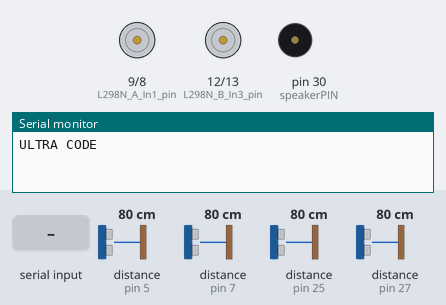
Bench run of a sketch on a simulated Arduino Mega 2560, built with avr-gcc and run on an emulated ATmega2560. On the bench: motor-driver pin pairs drawn as motors (green arrow = first pin HIGH = forward, orange = second pin HIGH = backward, longer = more drive), buzzer (waves = sounding), the last lines printed to the serial monitor. The test bench sets the inputs (shaded band); at power-on: distance to the obstacle (sensors on pin 25, pin 5, pin 7, pin 27) 80 cm. The echo pulse lasts 58.3 µs per cm.

Above: at 1.2 s.
1.3 s: "a" received over the second serial link
At 2.5 s:
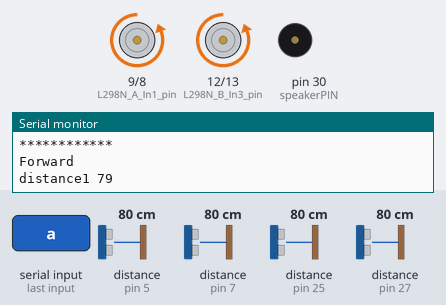
2.9 s: distance to the obstacle (sensor on pin 25) set to 13 cm
4.4 s: distance to the obstacle (sensor on pin 25) set to 10 cm
At 5.0 s:
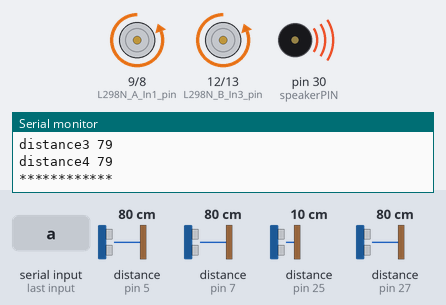
At 5.7 s:
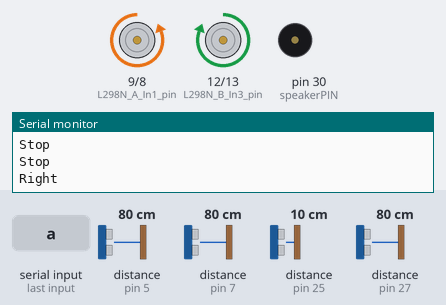
7.4 s: distance to the obstacle (sensor on pin 5) set to 24 cm
10.4 s: distance to the obstacle (sensor on pin 5) set to 19 cm
13.4 s: distance to the obstacle (sensor on pin 7) set to 2 cm
At 14.4 s:
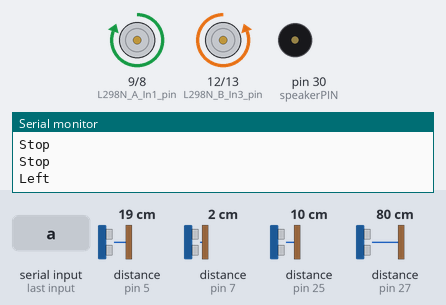
Timing chart, 0 to 17.4 s (numbered marks = the images above; inputs shaded):
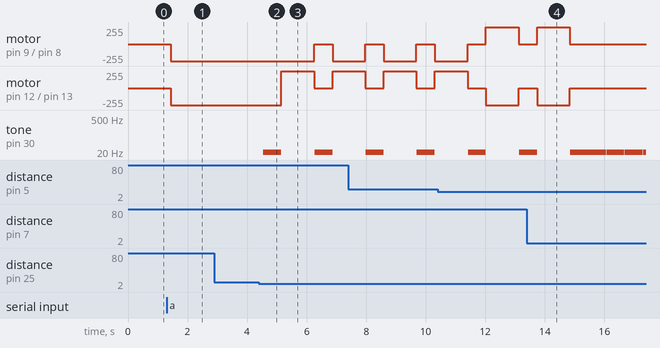

Measured:
- the behaviour switches between 12 and 11 cm on distance to the obstacle (sensor on pin 25) (found by bisection; images 1 and 2)
- after the input at 1.3 s, motor on pin 9 (L298N_A_In1_pin) / pin 8 (L298N_A_In2_pin), motor on pin 12 (L298N_B_In3_pin) / pin 13 (L298N_B_In4_pin): stopped → backward 255/255 after 0.14 s
- after the input at 4.4 s, motor on pin 9 (L298N_A_In1_pin) / pin 8 (L298N_A_In2_pin): backward 255/255 → stopped after 1.8 s, → backward 255/255 0.62 s later; motor on pin 12 (L298N_B_In3_pin) / pin 13 (L298N_B_In4_pin): backward 255/255 → forward 255/255 after 0.75 s, → stopped 1.1 s later, → forward 255/255 0.62 s later
- after the input at 13.4 s, motor on pin 9 (L298N_A_In1_pin) / pin 8 (L298N_A_In2_pin), motor on pin 12 (L298N_B_In3_pin) / pin 13 (L298N_B_In4_pin): goes on until 14.8 s, then stays stopped

The sketch:

Arduino_Mega.ino
```cpp
String readString;

int L298N_A_In1_pin = 9;
int L298N_A_In2_pin = 8;

int L298N_B_In3_pin = 12;
int L298N_B_In4_pin = 13;

// buzzer pin
int speakerPIN = 30;

//sensor 1
const int frontRighttrigPin = 26;
const int frontRightechoPin = 27;


//sensor 2
const int frontlefttrigPin = 24;
const int frontleftechoPin = 25;

//sensor 3
const int RighttrigPin = 4;
const int RightechoPin = 5;

//sensor 4
const int lefttrigPin = 6;
const int leftechoPin = 7;

// Finding Distance of Object
long duration1;
long duration2;
long duration3;
long duration4;
int distance1;
int distance2;
int distance3;
int distance4;

int automode = 0;

void setup() {

  Serial2.begin(9600);
  Serial.begin(9600);

  pinMode(L298N_A_In1_pin, OUTPUT);
  pinMode(L298N_A_In2_pin, OUTPUT);
  pinMode(L298N_B_In3_pin, OUTPUT);
  pinMode(L298N_B_In4_pin, OUTPUT);

  digitalWrite(L298N_A_In1_pin, LOW);
  digitalWrite(L298N_A_In2_pin, LOW);
  digitalWrite(L298N_B_In3_pin, LOW);
  digitalWrite(L298N_B_In4_pin, LOW);

  Serial.println("ULTRA CODE ");
  pinMode(frontRighttrigPin, OUTPUT); // Sets the trigPin as an Output
  pinMode(frontRightechoPin, INPUT); // Sets the echoPin as an Input

  pinMode(frontlefttrigPin, OUTPUT); // Sets the trigPin as an Output
  pinMode(frontleftechoPin, INPUT); // Sets the echoPin as an Input

  pinMode(RighttrigPin, OUTPUT); // Sets the trigPin as an Output
  pinMode(RightechoPin, INPUT); // Sets the echoPin as an Input

  pinMode(lefttrigPin, OUTPUT); // Sets the trigPin as an Output
  pinMode(leftechoPin, INPUT); // Sets the echoPin as an Input

}


void loop() {

  if (automode == 1 )
  {
    digitalWrite(frontRighttrigPin, LOW);
    delayMicroseconds(2);
    digitalWrite(frontRighttrigPin, HIGH);
    delayMicroseconds(10);
    digitalWrite(frontRighttrigPin, LOW);
    duration1 = pulseIn(frontRightechoPin, HIGH);
    distance1 = duration1 * 0.034 / 2;
    digitalWrite(frontlefttrigPin, LOW);
    delayMicroseconds(2);
    digitalWrite(frontlefttrigPin, HIGH);
    delayMicroseconds(10);
    digitalWrite(frontlefttrigPin, LOW);
    duration2 = pulseIn(frontleftechoPin, HIGH);
    distance2 = duration2 * 0.034 / 2;
    digitalWrite(RighttrigPin, LOW);
    delayMicroseconds(2);
    digitalWrite(RighttrigPin, HIGH);
    delayMicroseconds(10);
    digitalWrite(RighttrigPin, LOW);
    duration3 = pulseIn(RightechoPin, HIGH);
    distance3 = duration3 * 0.034 / 2;
    digitalWrite(lefttrigPin, LOW);
    delayMicroseconds(2);
    digitalWrite(lefttrigPin, HIGH);
    delayMicroseconds(10);
    digitalWrite(lefttrigPin, LOW);
    duration4 = pulseIn(leftechoPin, HIGH);
    distance4 = duration4 * 0.034 / 2;
    Serial.print("distance1 ");
    Serial.println(distance1);
    Serial.print("distance2 ");
    Serial.println(distance2);
    Serial.print("distance3 ");
    Serial.println(distance3);
    Serial.print("distance4 ");
    Serial.println(distance4);
    Serial.println("************");

    if ((distance1 <= 10) || (distance2 <= 10))
    {
      tone(speakerPIN, HIGH);
      delay(600);
      noTone(speakerPIN);
      MotorStop();

      if (distance3 > 20)
      {
        MotorStop();
        TurnRight();
        //        MotorForward();
        Serial2.println("Obstacle detected turning right");
      }

      else if (distance4 > 20)
      {
        MotorStop();
        TurnLeft();
        //        MotorForward();
        Serial2.println("Obstacle detected turning left");
      }

      else if ((distance1 <= 23) || (distance2 <= 23) && distance3 > 10 && distance4 > 10)
      {
        TurnLeft();
        Serial2.println("No path turing left");
      }
    }
    else
    {
      MotorForward();
      //      Serial2.println("Moving forward");
    }
  }


  if (Serial2.available())
  {
    char c = Serial2.read();
    Serial.print(c);
    if (c == 'm') manual();
    if (c == 'a') automatic();
    if (automode == 0)
    {
      if   (c == 'f')    MotorForward();
      else if (c == 'b')   MotorBackward();
      else if (c == 'l')       TurnLeft();
      else if (c == 'r')      TurnRight();
      else if (c == 's')      MotorStop();
    }
  }
}


/********************************** RECEIVE DATA FROM the APP ******************************************/
void manual(void)
{
  delay(100);
  Serial.println("manual");
  automode = 0;
}

void automatic(void)
{
  delay(100);
  Serial.println("automatic");
  automode = 1;
}


void MotorBackward(void)
{
  Serial.println("Backward");
  digitalWrite(L298N_A_In1_pin, HIGH);
  digitalWrite(L298N_A_In2_pin, LOW);
  digitalWrite(L298N_B_In3_pin, HIGH);
  digitalWrite(L298N_B_In4_pin, LOW);
}

/********************************************* TURN LEFT *****************************************************/
void TurnLeft(void)
{
  Serial.println("Left");
  digitalWrite(L298N_A_In1_pin, HIGH);
  digitalWrite(L298N_A_In2_pin, LOW);
  digitalWrite(L298N_B_In3_pin, LOW);
  digitalWrite(L298N_B_In4_pin, HIGH);
  delay(1100);
  digitalWrite(L298N_A_In1_pin, LOW);
  digitalWrite(L298N_A_In2_pin, LOW);
  digitalWrite(L298N_B_In3_pin, LOW);
  digitalWrite(L298N_B_In4_pin, LOW);
}

/********************************************* TURN RIGHT *****************************************************/
void TurnRight(void)
{
  Serial.println("Right");
  digitalWrite(L298N_A_In1_pin, LOW);
  digitalWrite(L298N_A_In2_pin, HIGH);
  digitalWrite(L298N_B_In3_pin, HIGH);
  digitalWrite(L298N_B_In4_pin, LOW);
  delay(1100);
  digitalWrite(L298N_A_In1_pin, LOW);
  digitalWrite(L298N_A_In2_pin, LOW);
  digitalWrite(L298N_B_In3_pin, LOW);
  digitalWrite(L298N_B_In4_pin, LOW);
}

/********************************************* FORWARD *****************************************************/
void MotorForward(void)
{
  Serial.println("Forward");
  digitalWrite(L298N_A_In1_pin, LOW);
  digitalWrite(L298N_A_In2_pin, HIGH);
  digitalWrite(L298N_B_In3_pin, LOW);
  digitalWrite(L298N_B_In4_pin, HIGH);
}

/********************************************* STOP *****************************************************/
void MotorStop(void)
{
  Serial.println("Stop");
  digitalWrite(L298N_A_In1_pin, LOW);
  digitalWrite(L298N_A_In2_pin, LOW);
  digitalWrite(L298N_B_In3_pin, LOW);
  digitalWrite(L298N_B_In4_pin, LOW);

}
```
